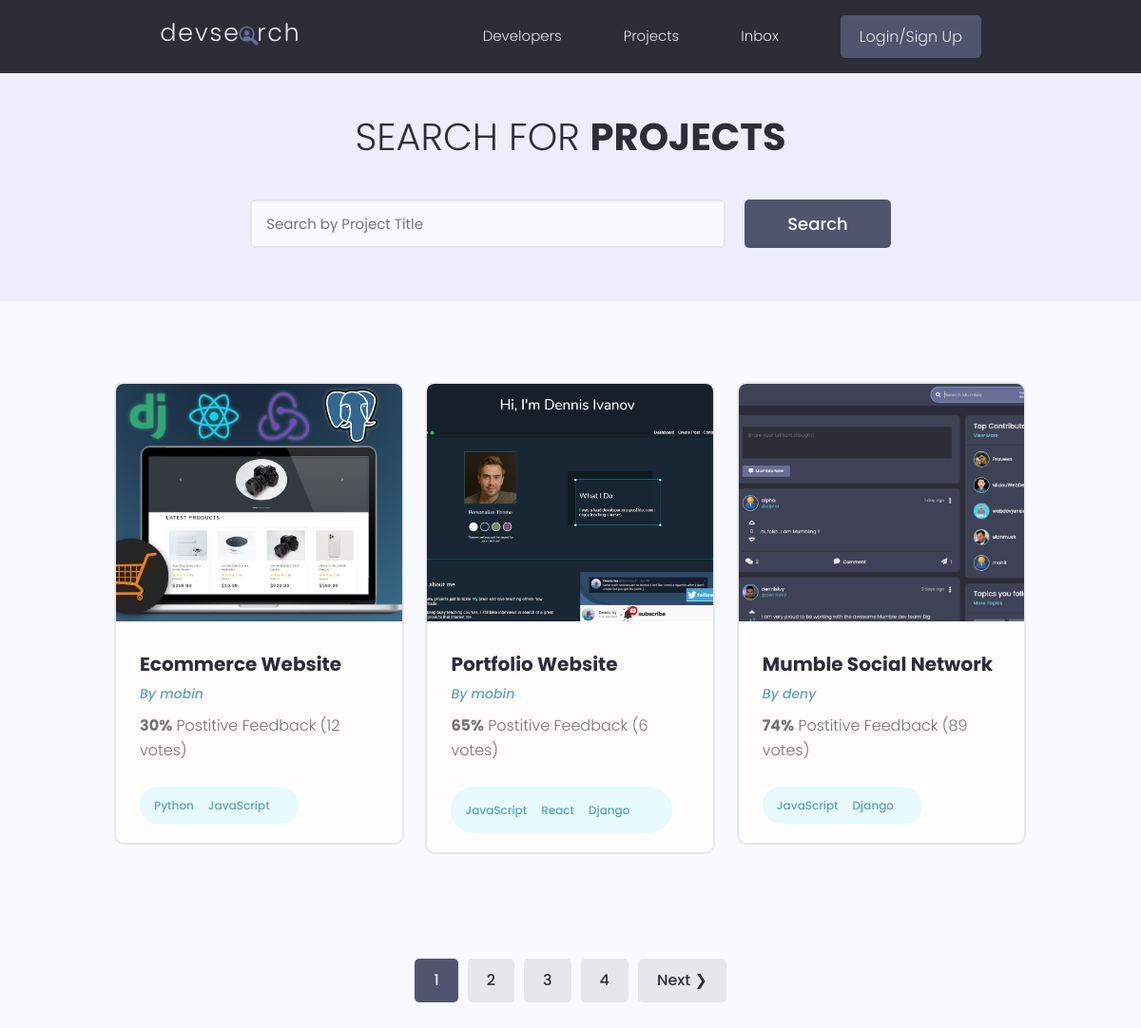
/projects/, run on the app's committed database.
### projects/models.py (models this page shows, shortened)
class project(models.Model):
    owner = models.ForeignKey(
        Profile, null=True, blank= True, on_delete=models.SET_NULL)
    title = models.CharField(max_length= 200 )
    description = models.TextField(null= True , blank= True)
    featured_image = models.ImageField(null= True , blank= True , default= "default.jpg" )
    demo_link = models.CharField(max_length= 2000, null= True , blank= True)
    source_link = models.CharField(max_length= 2000, null= True , blank= True)
    tag = models.ManyToManyField('tag', blank=True)
    vote_total = models.IntegerField( default= 0 , blank= True, null= True)
    vote_ratio = models.IntegerField( default= 0 ,blank= True, null= True )
    created = models.DateField(auto_now_add=True)
    id = models.UUIDField(default=uuid.uuid4, unique=True, primary_key= True, editable= False)
    class Meta:
        ordering = ['created']

class Tag(models.Model):
    name = models.CharField(max_length= 200 )
    created = models.DateField(auto_now_add=True)
    id = models.UUIDField(default=uuid.uuid4, unique=True, primary_key= True, editable= False)
    def __str__(self):
        return self.name

### users/models.py (models this page shows, shortened)
class Profile(models.Model):
    user = models.OneToOneField(User, on_delete=models.CASCADE, null=True, blank=True,)
    name = models.CharField(max_length=200, null=True, blank=True)
    email = models.EmailField(max_length=500 , null=True, blank=True )
    username = models.CharField(max_length=200, null=True, blank=True)
    location = models.CharField(max_length=200, null=True, blank=True)
    short_intro = models.CharField(max_length=500, null=True, blank=True)
    bio = models.TextField(null=True, blank=True)
    profile_image = models.ImageField(null=True, blank=True,
                                      upload_to= 'profiles/', default='profiles/user-default.png')
    social_github = models.CharField(max_length=200, null=True, blank=True)
    social_twiiter =models.CharField(max_length=200, null=True, blank=True)
    social_linkedin =models.CharField(max_length=200, null=True, blank=True)
    social_youtube = models.CharField(max_length=200, null=True, blank=True)
    social_website = models.CharField(max_length=200, null=True, blank=True)
    created = models.DateField(auto_now_add=True)
    id = models.UUIDField(default=uuid.uuid4, unique=True,
                           primary_key= True, editable= False)

### projects/views.py (the view)
# urls.py: path('projects/', include('projects.urls')),
def projects (request):
    projects, search_query = searchProjects(request)
    custom_range, projects = paginateProjects(request, projects, 6)
    context= { 'projects': projects , 'search_query' : search_query, 'custom_range':custom_range }
    return render(request,'projects/projects.html', context)

### projects/utils.py (called while the page is built)
def paginateProjects(request, projects, results):
    page = request.GET.get('page')
    results = 3
    paginator = Paginator(projects,results)
    try:
        projects = paginator.page(page)
    except PageNotAnInteger:
        page = 1
        projects = paginator.page(page)
    except EmptyPage:
        page = paginator.num_pages
        projects = paginator.page(page)
    leftIndex = (int(page) - 3)
    if leftIndex < 1:
        leftIndex = 1
    rightIndex = (int(page) + 4)
    if rightIndex > paginator.num_pages:
        rightIndex = paginator.num_pages + 1
    custom_range = range(leftIndex, rightIndex)
    return custom_range, projects

def searchProjects(request):
    search_query = ''
    if request.GET.get('search_query'):
        search_query = request.GET.get('search_query')
    tag = Tag.objects.filter(name__icontains=search_query)
    projects = project.objects.distinct().filter(
        Q(title__icontains = search_query) |
        Q(description__icontains = search_query) |
        Q(owner__name__icontains = search_query ) |
        Q(tag__in = tag)
    )
    return projects, search_query

### projects/template/projects/projects.html (shortened to what this page needs)
{% extends 'main.html' %}
{% block content %}
  <main class="projects">
    <section class="hero-section text-center">
      <div class="container container--narrow">
        <div class="hero-section__box">
          <h2>Search for <span>Projects</span></h2>
        </div>
        <div class="hero-section__search">
          <form class="form" action="{% url 'projects' %}" method="get">
            <div class="form__field">
              <input class="input input--text" id="formInput#search" type="text" name="search_query"
                placeholder="Search by Project Title" value="{{search_query}}"/>
            </div>
            <input class="btn btn--sub btn--lg" type="submit" value="Search" />
          </form>
        </div>
      </div>
    </section>
    <section class="projectsList">
      <div class="container">
        <div class="grid grid--three">
          {% for project in projects %}
          <div class="column">
            <div class="card project">
              <a href="{% url 'project' project.id %}" class="project">
                <img class="project__thumbnail" src="{{project.featured_image.url}}" alt="project thumbnail" />
                <div class="card__body">
                  <h3 class="project__title">{{project.title}}</h3>
                  <p><a class="project__author" href="{% url 'user-profile' project.owner.id %}">By {{project.owner.name}}</a></p>
                  <p class="project--rating">
                    <span style="font-weight: bold;">{{project.vote_ratio}}%</span> Postitive
                    Feedback ({{project.vote_total}} vote{{project.vote_total|pluralize:"s"}})
                  </p>
                  <div class="project__tags">
                    {% for tags in project.tag.all  %}
                    <span class="tag tag--pill tag--main">
                      <small>{{tags}}</small>
                    {% endfor %}
                    </span>
                  </div>
                </div>
              </a>
            </div>
          </div>
          {% endfor %}
        </div>
      </div>
    </section>
    {% include 'pagination.html' with queryset=projects custom_range=custom_range %}
  </main>
{% endblock content %}

### static/styles/app.css (style rules this page uses)
:root { --color-sub: #2d2d39; }
.btn--sub { background-color: var(--color-sub-light); }
.card { border: 2px solid var(--color-light); }
img { width: 100%; }
.hero-section { height: 40vh; display: flex; align-items: center; background-color: var(--color-sub); }
.hero-section__box { margin-bottom: 4rem; }
.hero-section__box > h2, .hero-section__box > h2 > span { font-size: 4rem; color: var(--color-light); line-height: 1.3; text-transform: uppercase; }
.hero-section__box > h2 { font-weight: 300; }
.hero-section__box > h2 > span { font-weight: 700; }
.hero-section__search > .form { display: flex; align-items: center; justify-content: center; gap: 2rem; }
.hero-section__search > .form input.input--text { width: 50rem; }
.project__author { font-size: 1.4rem; font-style: italic; }
.project--rating { margin-bottom: 1.6em; margin-top: .5em; }
.projects > .hero-section { background: var(--color-sub-lighter); height: 30vh; }
.projects .hero-section__box { margin-bottom: 2.5rem; }
.projects .hero-section__box > h2 { color: var(--color-sub); }
.projects .hero-section__box > h2 > span { font-weight: 700; color: var(--color-sub); }
.projectsList { margin-top: 8rem; }
.project__thumbnail { height: 25rem; object-fit: cover; object-position: top center; }
.project__title { font-size: 2rem; font-weight: 700; color: var(--color-sub); }

### static/uikit/styles/modules/_variables.css (style rules this page uses)
:root { --color-main: #5aa5b9; --color-main-light: #e6faff; --color-sub: #3f4156; --color-sub-light: #51546e; --color-sub-lighter: #ededfd; --color-text: #737373; --color-gray: #8b8b8b; --color-light: #e5e7eb; --color-light-gray: #767676; --color-bg: #f8fafd; --color-white: #fffefd; --color-white-light: #f3f3f3; --color-success: #359e64; --color-success-bg: #def8e8; --color-error: #fc4b0b; --color-error-bg: #fff2ee; --font-base: 'Poppins', arial, helvetica, 'Segoe UI', roboto, ubuntu, sans-serif; --font-monospace: 'Fira Code', 'Courier New', courier, monospace; --font-regular: 300; --font-medium: 500; --font-bold: 700; --generic-shadow: 1px 1px 5px #00000010; --generic-transition: all 0.3s ease-in-out; }

### static/uikit/styles/modules/_base.css (style rules this page uses)
* { margin: 0; padding: 0; box-sizing: border-box; text-rendering: optimizeLegibility; color: inherit; font-size: inherit; }
html { font-size: 50%; }
@media only screen and (min-width: 480px) { html { font-size: 56.25%; } }
@media only screen and (min-width: 1200px) { html { font-size: 62.5%; } }
body { line-height: 1.6; font-weight: 400; font-size: 1.5rem; color: var(--color-text); background-color: var(--color-bg); min-height: 100vh; }

### static/uikit/styles/modules/_typography.css (style rules this page uses)
* { font-family: var(--font-base); }
h2 { font-size: 3.6rem; font-weight: var(--font-bold); }
h3 { font-size: 3.2rem; font-weight: var(--font-medium); }
p, span, strong { font-size: 1.6rem; color: var(--color-text); font-weight: var(--font-regular); }
a { padding-bottom: 2px; text-decoration: none; display: inline-block; color: var(--color-main); font-weight: var(--font-medium); }

### static/uikit/styles/modules/_utilities.css (style rules this page uses)
.container { width: 92%; max-width: 165rem; margin: 0 auto; box-sizing: border-box; }
.container--narrow { width: 92%; max-width: 120rem; }
@media screen and (min-width: 1000px) { .container { width: 90%; } }
@media screen and (min-width: 1000px) { .container--narrow { width: 85%; } }
@media screen and (min-width: 1200px) { .container { width: 80%; } }
@media screen and (min-width: 1200px) { .container--narrow { width: 72%; } }
.text-center { text-align: center; }

### static/uikit/styles/modules/_button.css (style rules this page uses)
.btn { display: inline-block; position: relative; cursor: pointer; background-color: var(--color-light); font-weight: var(--font-medium); color: var(--color-sub); text-decoration: none; padding: 1rem 2rem; border-radius: 0.5rem; border: none; width: -webkit-fit-content; width: -moz-fit-content; width: fit-content; height: -webkit-fit-content; height: -moz-fit-content; height: fit-content; font-size: 1.6rem; outline-width: 0; outline-color: transparent; -webkit-backface-visibility: hidden; backface-visibility: hidden; transition: all 0.3s ease-in-out; }
.btn--sub { background-color: var(--color-sub); color: var(--color-white); }
.btn--lg { font-size: 1.8rem; padding: 1.2rem 4.5rem; }

### static/uikit/styles/modules/_card.css (style rules this page uses)
.card { border-radius: 1rem; background-color: var(--color-white); border: 1.5px solid var(--color-light); width: auto; height: auto; margin-top: 0.5rem; margin-bottom: 0.5rem; overflow: hidden; }
.card__body, .card__header { padding: 2rem 2.5rem; }

### data on the page
project: featured_image (picture), title "Ecommerce Website", owner.name "mobin", vote_ratio "30", vote_total "12"
Tag: name "Python"
Tag: name "JavaScript"
project: featured_image (picture), title "Portfolio Website", owner.name "mobin", vote_ratio "65", vote_total "6"
Tag: name "React"
Tag: name "Django"
project: featured_image (picture), title "Mumble Social Network", owner.name "deny", vote_ratio "74", vote_total "89"

### other printed values
{{ page }} "1"
{{ page }} "2" "3" "4"
